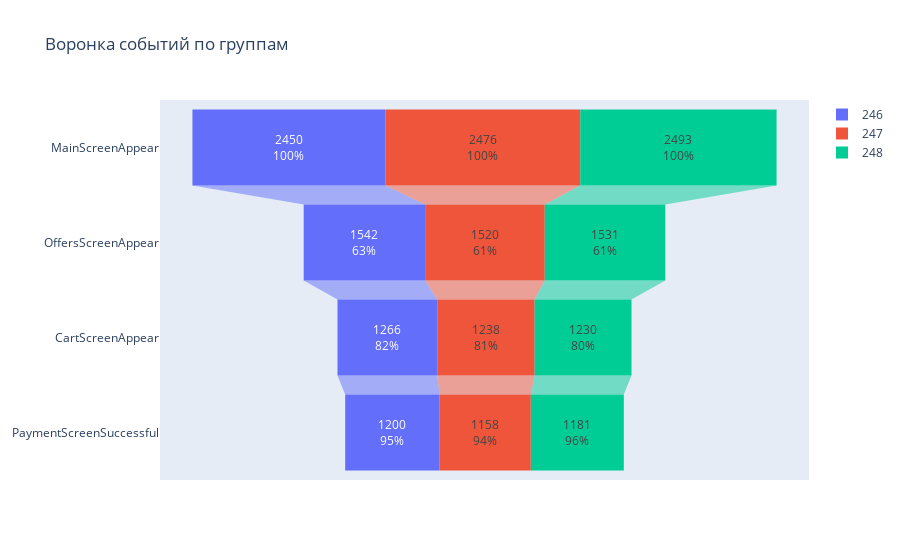

Notebook cell for this chart:
### Code cell
fig = go.Figure()

fig.add_trace(go.Funnel(
    name = '246',
    y = funnel_group.query('exp_id == 246')['event_name'],
    x = funnel_group.query('exp_id == 246')['device_id'],
    textinfo = "value+percent previous"))

fig.add_trace(go.Funnel(
    name = '247',
    orientation = "h",
    y = funnel_group.query('exp_id == 247')['event_name'],
    x = funnel_group.query('exp_id == 247')['device_id'],
    textposition = "inside",
    textinfo = "value+percent previous"))

fig.add_trace(go.Funnel(
    name = '248',
    orientation = "h",
    y = funnel_group.query('exp_id == 248')['event_name'],
    x = funnel_group.query('exp_id == 248')['device_id'],
    textposition = "inside",
    textinfo = "value+percent previous"))
fig.update_layout(title_text='Воронка событий по группам')
fig.show()
pio.write_html(fig, file='figure.html', auto_open=True)

### Figure 1 — Plotly figure (JSON) as saved in the notebook; plotly's stock layout.template omitted (floating-point values rounded to 4 significant figures)
{"data": [{"name": "246", "textinfo": "value+percent previous", "type": "funnel", "x": [2450, 1542, 1266, 1200], "y": ["MainScreenAppear", "OffersScreenAppear", "CartScreenAppear", "PaymentScreenSuccessful"]}, {"name": "247", "orientation": "h", "textinfo": "value+percent previous", "textposition": "inside", "type": "funnel", "x": [2476, 1520, 1238, 1158], "y": ["MainScreenAppear", "OffersScreenAppear", "CartScreenAppear", "PaymentScreenSuccessful"]}, {"name": "248", "orientation": "h", "textinfo": "value+percent previous", "textposition": "inside", "type": "funnel", "x": [2493, 1531, 1230, 1181], "y": ["MainScreenAppear", "OffersScreenAppear", "CartScreenAppear", "PaymentScreenSuccessful"]}], "layout": {"title": {"text": "Воронка событий по группам"}}}
